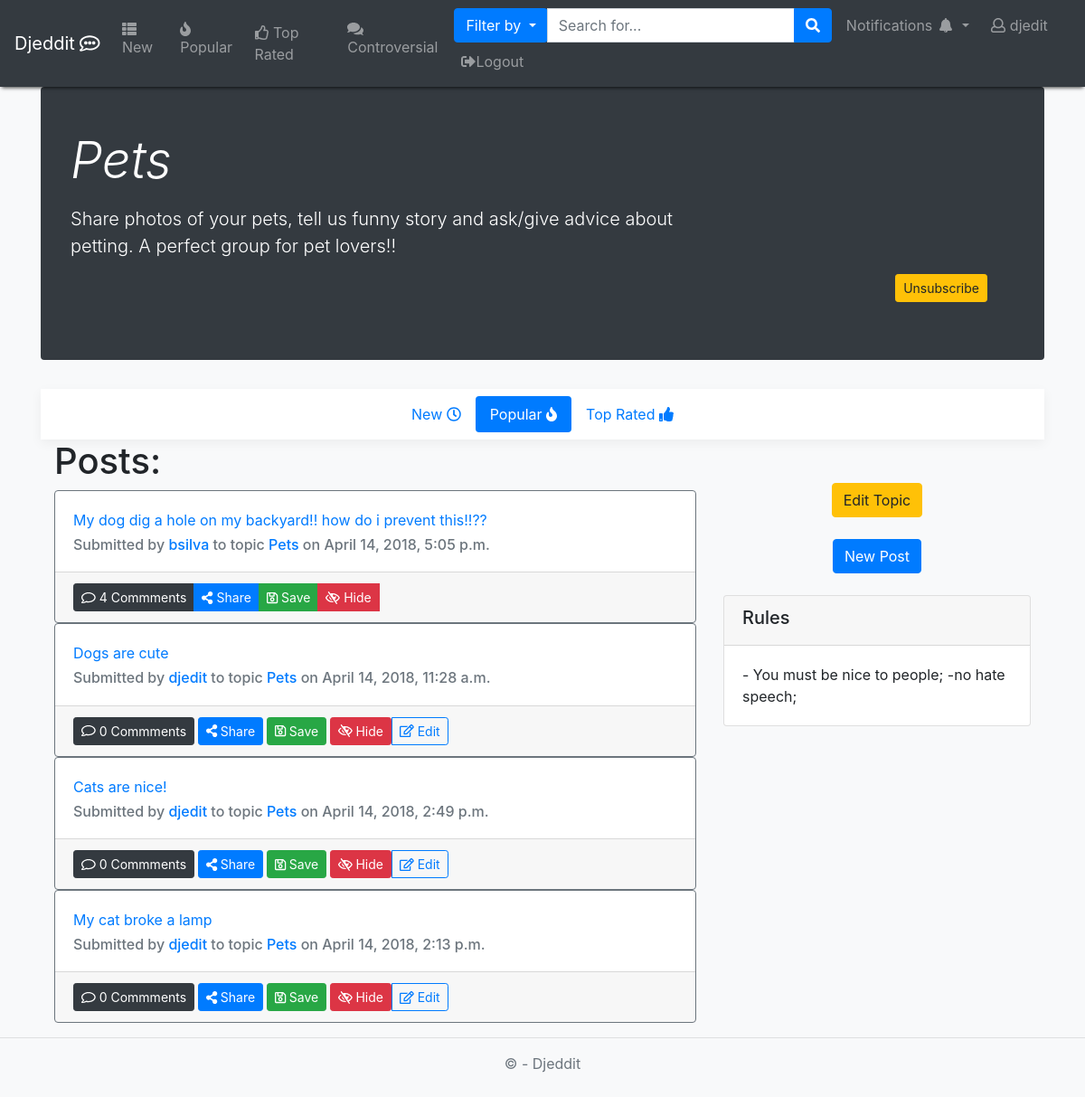
/topic/Pets/ (signed in), run on an earlier commit of the app's database.
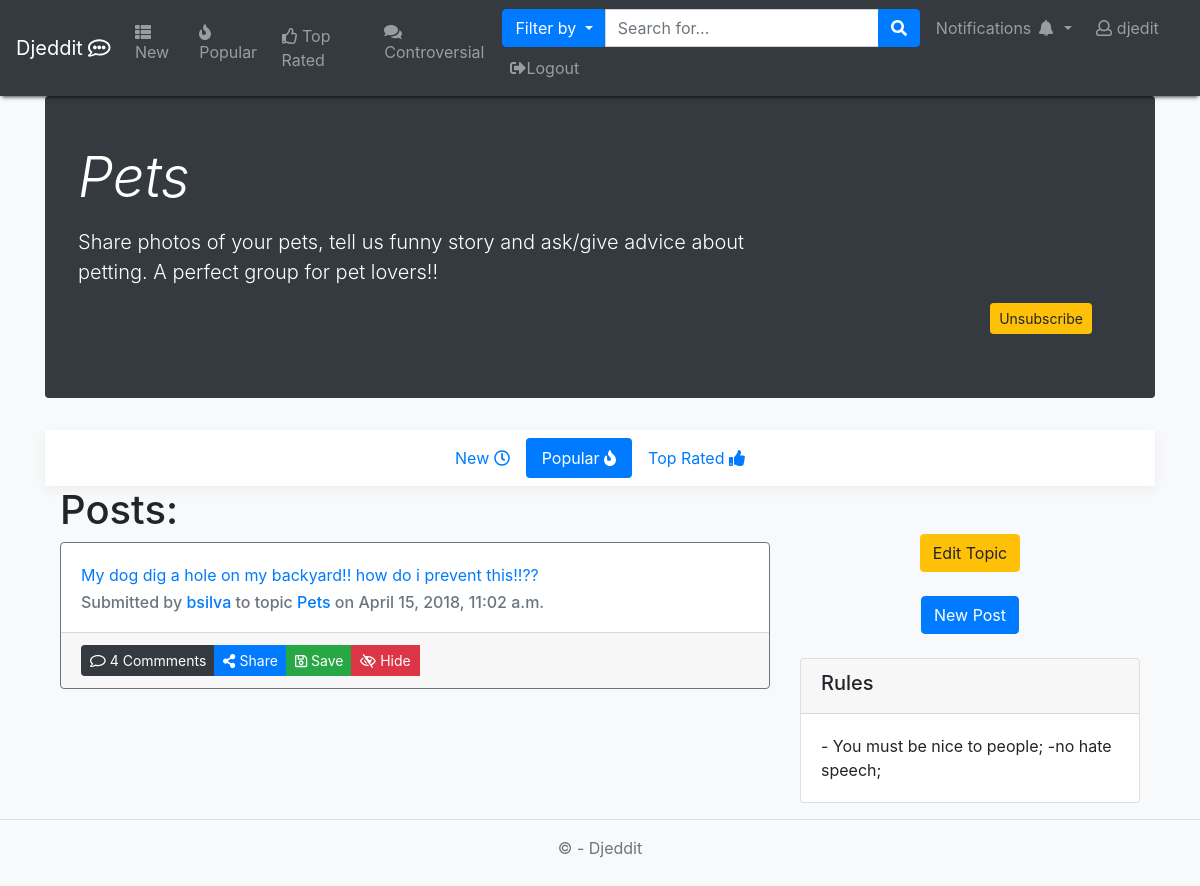
And on a later commit of the database.
### app/models.py (models this page shows, shortened)
class Post(models.Model):
    topic = models.ForeignKey(Topic, on_delete=models.CASCADE)
    title = models.CharField(max_length=120, blank=False)  # campo obrigatório
    content = models.CharField(max_length=100000, blank=False)
    clicks = models.IntegerField(blank=False, default=0)
    userUpVotesPost = models.ManyToManyField(Profile, related_name='post_user_up', blank=True)
    userDownVotesPost = models.ManyToManyField(Profile, related_name='post_user_down', blank=True)
    userSaved = models.ManyToManyField(Profile, blank=True, related_name='user_post_saved')
    userHidden = models.ManyToManyField(Profile, blank=True, related_name='user_post_hidden')
    date = models.DateTimeField(auto_now=True)
    userOP = models.ForeignKey(User, on_delete=models.CASCADE)
    nComments = models.IntegerField(default=0, validators=[MinValueValidator(0)])

class Topic(models.Model):
    name = models.CharField(max_length=80, blank=False, primary_key=True)
    rules = models.CharField(max_length=500)
    description = models.CharField(max_length=300, blank=False)
    userCreator = models.ForeignKey(User, on_delete=models.CASCADE)
    creation_date = models.DateField(blank=False, default=datetime.now)

### app/views.py (the view, shortened to what this page needs)
# urls.py: path('topic/<str:topicName>/', views.topicPage, name="topic"),
def topicPage(request, topicName, postOrder="popular"):
    topic = Topic.objects.get(name__iexact=topicName)
    isUserSubscribed = False
    if (postOrder == "new"):
        p = Post.objects.filter(topic__name__iexact=topicName).order_by("-date")
    elif (postOrder == "popular"):
        p = Post.objects.filter(topic__name__iexact=topicName).order_by("-clicks")
    else:
        p = Post.objects.filter(topic__name__iexact=topicName).annotate(numUp=Count("userUpVotesPost"))\
        .annotate(numDown=Count("userDownVotesPost"))\
        .annotate(score=F("numUp") - F("numDown"))\
        .order_by("-score")
    if request.user.is_authenticated:
        profile = Profile.objects.get(user=request.user)
        if topic in profile.subscriptions.all():
            isUserSubscribed = True
        pages = pagination(request, p, num=10)
        tparams = {
            'items': pages[0],
            'page_range': pages[1],
            "isUserSubscribed": isUserSubscribed,
            "postOrder": postOrder,
            "currentTopic": Topic.objects.get(name__iexact=topicName),
            "posts": p,
        }
        return render(request, "topic.html", tparams)

### Djeedit/config.py (called while the page is built)
def pagination(request, data, num=10):
    paginator = Paginator(data, num)
    page = request.GET.get('page')
    try:
        items = paginator.page(page)
    except PageNotAnInteger:
        items = paginator.page(1)
    except EmptyPage:
        items = paginator.page(paginator.num_pages)
    index = items.number - 1
    max_index = len(paginator.page_range)
    start_index = index - 5 if index >= 5 else 0
    end_index = index + 5 if index <= max_index - 5 else max_index
    page_range = paginator.page_range[start_index:end_index]
    return items, page_range

### templates/topic.html (shortened to what this page needs)
{% extends 'layout.html' %}
{% block content %}
    <div class="jumbotron p-3 p-md-5 text-white rounded bg-dark">
        <div class="row">
            <div class="col-md-8 px-0">
              <h1 class="display-4 font-italic">{{currentTopic.name}}</h1>
              <p class="lead my-3">{{currentTopic.description}}</p>
            </div>
        </div>
        {% if user.is_authenticated %}
            {% if not isUserSubscribed %}
                <form action="." method="post">
                    {% csrf_token %}
                <div class="col" align="right">
                  <button class="btn btn-success btn-sm">Subscribe</button>
                </div>
                </form>
            {% else %}
                <form action="." method="post">
                <div class="col" align="right">
                    <button class="btn btn-warning btn-sm">Unsubscribe</button>
                </div>
                </form>
            {% endif %}
        {% endif %}
    </div>
    <div class="navbar bg-white box-shadow justify-content-center">
        <nav class="nav nav-pills">
            <a class="nav-link {% if postOrder == 'new' %}active{% endif %}" href="{% url 'topic_new' currentTopic.name %}">
                New <i class="far fa-clock"></i>
            </a>
                <a class="nav-link {% if postOrder == 'popular' %}active{% endif %}" href="{% url 'topic_popular' currentTopic.name %}">
                    Popular <i class="fas fa-fire"></i>
                </a>
            <a class="nav-link {% if postOrder == 'top_rated' %}active{% endif %}" href="{% url 'topic_top_rated' currentTopic.name %}">
                Top Rated <i class="fas fa-thumbs-up"></i>
            </a>
        </nav>
    </div>
    <div class="container">
        <div class="row">
            <div class="col-md-8">
                <h1>Posts:</h1>
                {% for p in items %}
                    {% include "post_preview.html" with post=p%}
                {% endfor %}
            </div>
            <div class="col-md-4">
            <br/>
            <br/>
                <div class="row">
                    {% if user.is_authenticated %}
                        <div class="col" align="center">
                            {% if request.user == currentTopic.userCreator %}
                                <a href="{% url "topic_create" %}?e={{ currentTopic.name }}" class="btn btn-warning">Edit Topic</a>
                                <br/>
                                <br/>
                            {% endif %}
                            <a href="{% url "create_post" topicName=currentTopic.name %}" class="btn btn-primary">New Post</a>
                        </div>
                    {% endif %}
                </div>
            <br/>
                <div class="row">
                    <div class="col">
                        <div class="card">
                            <div class="card-header">
                                <h5 class="card-title"> Rules </h5>
                            </div>
                            <div class="card-body">{{ currentTopic.rules| linebreaksbr }} </div>
                        </div>
                    </div>
                </div>
            </div>
        </div>
    </div>
{% endblock %}

### templates/post_preview.html (shortened to what this page needs)
<div class="card border-secondary" id="post_n_{{ post.id }}"
        {% if request.user.profile in post.userHidden.all %} {% ifnotequal sidebar 'user_posts_hidden'  %} hidden  {% endifnotequal %}{% endif %}>
    <div class="card-body">
        <div class="card-title"><a href="{% url "post" topicName=post.topic.name postID=post.id %}">{{ post.title }}</a> </div>
        <h6 class="card-subtitle text-muted">Submitted by <a href="{% url "user" username=post.userOP.username %}">{{ post.userOP.username }}<a/>
            to topic <a href="{% url "topic"  topicName=post.topic.name %}"> {{ post.topic.name }} <a/> on {{ post.date }}</h6>
    </div>
    <div class="card-footer">
        <div class="btn-group" role="group" aria-label="Action Buttons">
            <button href="#" class="btn btn-sm btn-dark"><i class="far fa-comment"></i> {{ post.nComments }} Commments
            </button>
            <button class="btn btn-sm btn-primary" type="button" data-toggle="collapse" data-target="#coll{{ post.id }}"
                    aria-expanded="false" aria-controls="collapseExample">
                <i class="fas fa-share-alt"></i> Share
            </button>
            {% if request.user.is_authenticated %}
                <button type="button" id="save_post_{{ post.id }}" onclick="save_post({{ post.id }})" class="btn btn-sm btn-success" ><i class="far fa-save"></i> Save</button>
                <button type="button" id="hide_post_{{ post.id }}" onclick="hide_post({{ post.id }})" class="btn btn-sm btn-danger" ><i class="far fa-eye-slash"></i> Hide</button>
                {% if request.user == post.userOP %}
                    <a href="{% url "create_post" topicName=post.topic.name %}?e={{ post.id }}"
                    class="btn btn-sm btn-outline-primary"><i class="far fa-edit"></i> Edit</a>
                {% endif %}
            {% endif %}
        </div>
            {% load social_share %}
    </div>
</div>

What changed in the data, as far as the page shows it:
no longer on this page (row edited): Post: title "Dogs are cute", userOP.username "djedit", topic.name "Pets", date "April 14, 2018, 11:28 a.m.", nComments "0"
no longer on this page (row edited): Post: title "Cats are nice!", userOP.username "djedit", topic.name "Pets", date "April 14, 2018, 2:49 p.m.", nComments "0"
removed Post: title "My cat broke a lamp", userOP.username "djedit", topic.name "Pets", date "April 14, 2018, 2:13 p.m.", nComments "0"
changed Post "My dog dig a hole on my backyard!! how do i prevent this!!??": date "April 14, 2018, 5:05 p.m." → "April 15, 2018, 11:02 a.m."
